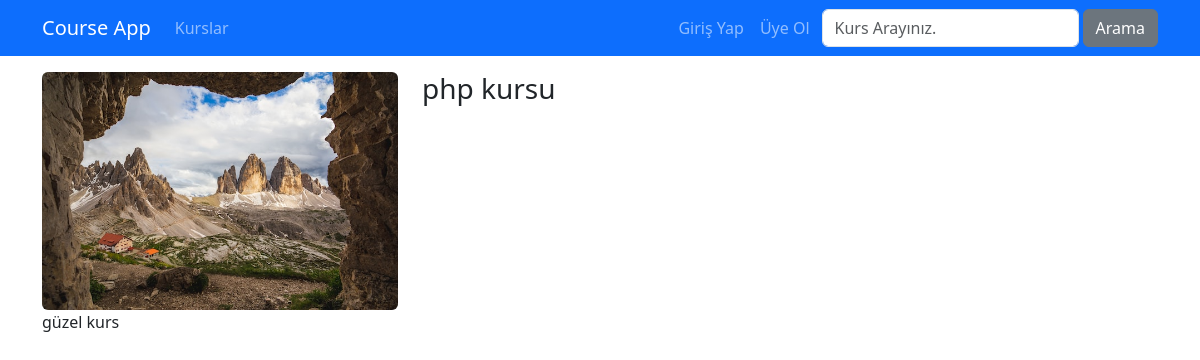
Page /php-kursu on the committed database.
### courses/models.py (models this page shows, shortened)
class Course(models.Model):
    title = models.CharField(max_length=50)
    subtitle = models.CharField(max_length=100, default="")
    description = RichTextField()
    image = models.ImageField(upload_to="images", default="")
    date = models.DateField(auto_now=True)
    isActive = models.BooleanField(default=False)
    isHome = models.BooleanField(default=False)
    slug = models.SlugField(default="", blank=True, null=False, unique=True, db_index=True)
    categories = models.ManyToManyField(Category)

### courses/views.py (the view)
# urls.py: path('<slug:slug>', details, name="course_details"),
def details(request, slug):
    course = get_object_or_404(Course, slug= slug)
    context = dict(
        course = course
    )
    return render(request, "courses/details.html", context)

### courses/templates/courses/details.html (shortened to what this page needs)
{% extends 'layout.html' %}
{% load static %}
{% block css_files %}
    <link rel="stylesheet" href="{% static 'courses/css/style.css' %}">
{% endblock %}
{% block content %}
    <div class="container mt-3">
        <div class="row">
            <div class="col-4">
                <img class="img-fluid rounded" src="{{ course.image.url }}" alt="{{ course.title }}">
            </div>
            <div class="col-8">
               <h1 class="h3">{{ course.title }}</h1>
            </div>
        </div>
        <div class="row">
            <div class="col-12">
                <p>
                    {{ course.description|safe }}
                </p>
            </div>
        </div>
    </div>
{% endblock content %}

### rows in the picture
Course: image (picture), title "php kursu", description "güzel kurs"
